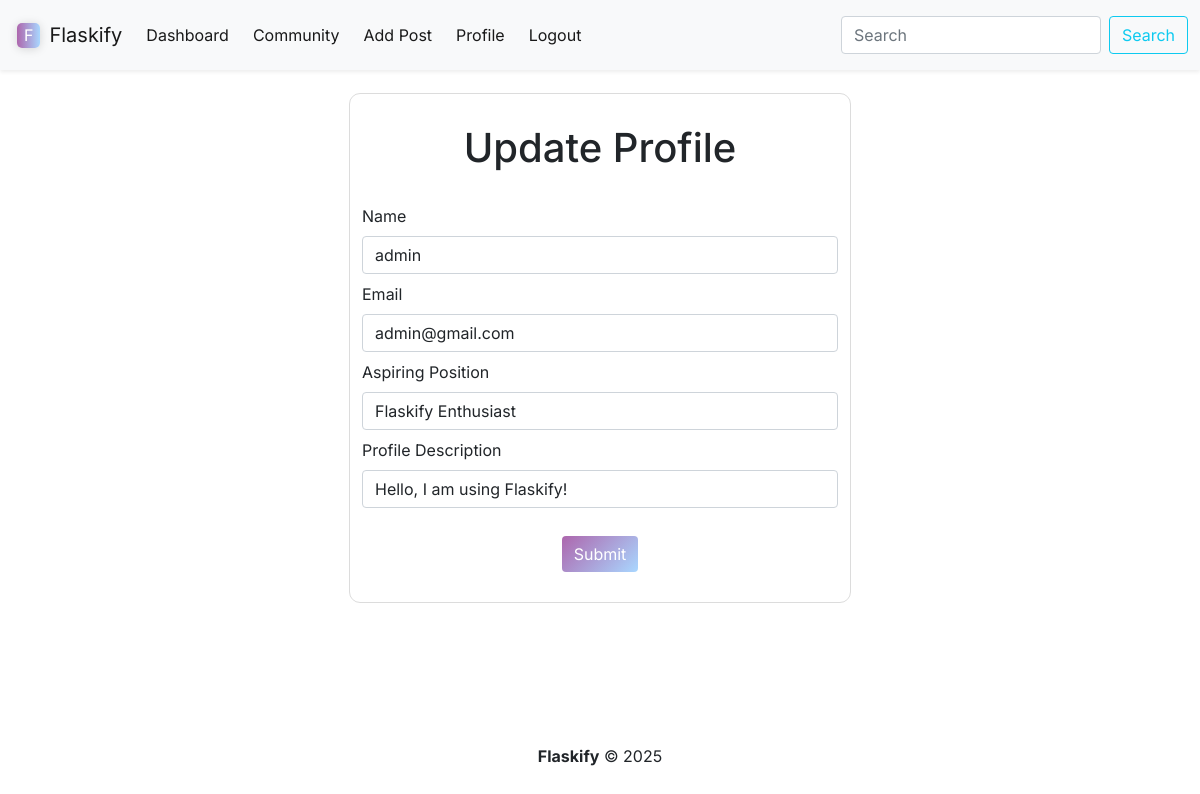
The app's page /update/1 (signed in), older data.
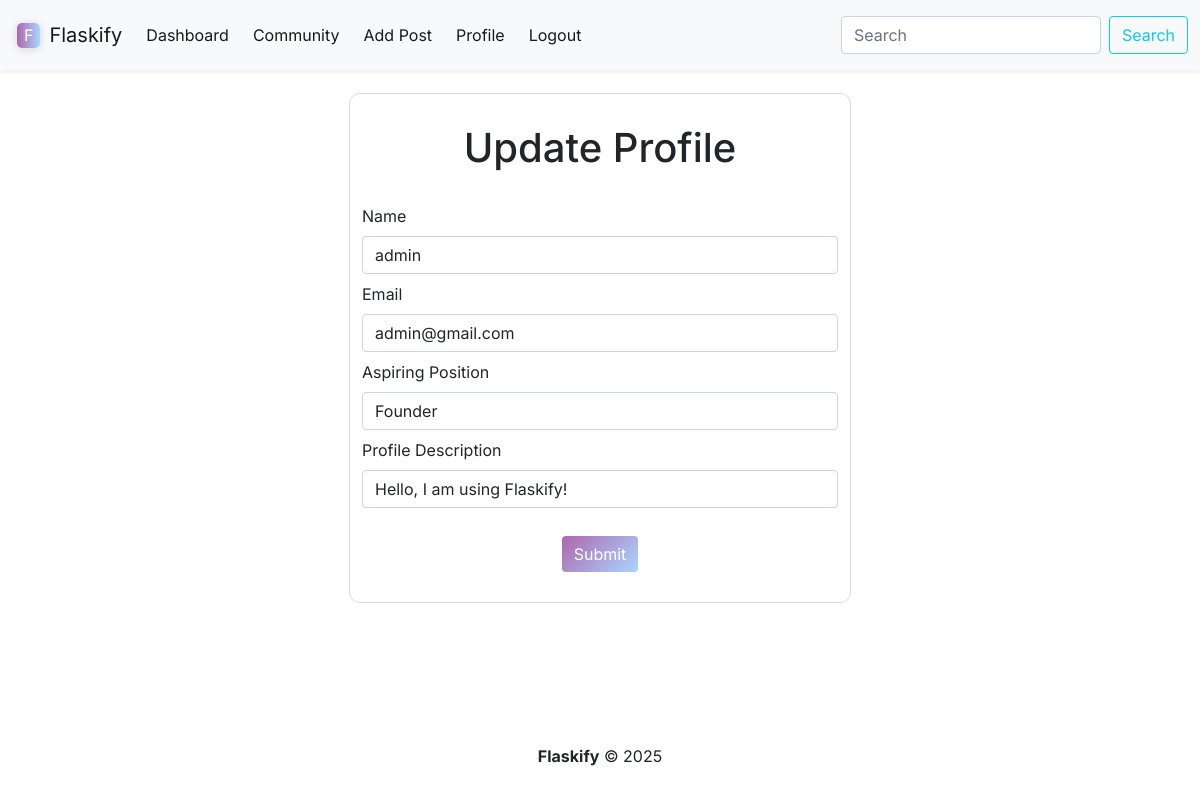
The same page, newer data.
### backup.py (models this page shows)
class Users(db.Model, UserMixin):
    id = db.Column(db.Integer, primary_key=True)
    name = db.Column(db.String(200), nullable=False)
    email = db.Column(db.String(200), nullable=False, unique=True)
    password = db.Column(db.String(200), nullable=False)
    date_added = db.Column(db.DateTime, default=datetime.now(timezone.utc))
    bio = db.Column(db.String(9999), default="Hello, I am using Flaskify!")
    profile_picture = db.Column(db.String(9999))
    aspiring_job = db.Column(db.String(9999))

### backup.py (the view)
@app.route('/update/<int:id>', methods=['GET', 'POST'])
@login_required
def update(id):
    form = UpdateForm()
    name_to_update = Users.query.get_or_404(id)
    if request.method == "POST":
        name_to_update.name = request.form['name']
        name_to_update.email = request.form['email']
        name_to_update.bio = request.form['bio']
        name_to_update.aspiring_job = request.form['aspiring_job']
        try:
            db.session.commit()
            flash("User updated successfully!", "success")
            return redirect(url_for("profile"))
        except:
            flash("Error, try again!", "danger")
            return render_template("update.html", form=form, name_to_update=name_to_update)
    else:
        return render_template("update.html", form=form, name_to_update=name_to_update)

### backup.py
class UpdateForm(FlaskForm):
    name = StringField("Name", validators=[DataRequired()])
    email = StringField("Email", validators=[DataRequired()])
    bio = StringField("Profile Description", validators=[DataRequired()])
    aspiring_job = StringField("Aspiring Position")
    submit = SubmitField("Submit")

### backup.py (called while the page is built)
@login_manager.user_loader
def load_user(user_id):
    return Users.query.get(int(user_id))

### templates/update.html (shortened to what this page needs)
{% extends 'base.html' %}
{% block navigation_items %}
    {% include 'components/nav_component.html' %}
{% endblock %}
{% block section %}
    <div class="container container-fluid font-for-text" style="outline: 1px solid gainsboro; border-radius: 10px; padding-block: 30px; width: 500px; gap: 30px;">
        <h1 class="text-center">Update Profile</h1>
        <br>
        <form action="/update/{{ name_to_update.id }}" method="POST" class="d-flex flex-column gap-2" enctype="multipart/form-data">
            {{ form.name.label(class="") }}
            {{ form.name(class="form-control", value=name_to_update.name) }}
            {{ form.email.label(class="")}}
            {{ form.email(class="form-control", value=name_to_update.email) }}
            {{ form.aspiring_job.label(class="")}}
            {{ form.aspiring_job(class="form-control", value=name_to_update.aspiring_job) }}
            {{ form.bio.label(class="")}}
            {{ form.bio(class="form-control", value=name_to_update.bio) }}
            <div class="d-flex justify-content-center">
                {{ form.submit(class="btn button-bg-style margin-top-styling") }}
            </div>
        </form>
    </div>
{% endblock %}

### templates/base.html (shortened to what this page needs)
<!DOCTYPE html>
<html lang="en">
<head>
    <link href="https://cdn.jsdelivr.net/npm/bootstrap@5.0.2/dist/css/bootstrap.min.css" rel="stylesheet">
    <link href="/static/style.css" rel="stylesheet">
</head>
<body class="d-flex flex-column min-vh-100">
    <nav class="navbar navbar-expand-lg navbar-light bg-light shadow-sm font-for-text" style="height: 70px;">
        <div class="container-fluid">
            <div class="d-flex align-items-center gap-1">
                <span class="logo-style text-white">F</span>
                <a class="navbar-brand">Flaskify</a>
            </div>
            {% block navigation_items %}
            {% endblock %}
        </div>
    </nav>
    <div class="container mt-4">
    {% block section %}
    {% endblock %}
    </div>
    <footer class="text-black mt-auto py-3" style="margin-top: 50px">
        <div class="container text-sm">
            <p class="text-center font-for-text"><strong>Flaskify</strong> &copy; {{ 2025 }}</p>
        </div>
    </footer>
</body>
</html>

### templates/components/nav_component.html (shortened to what this page needs)
<div class="collapse navbar-collapse d-flex justify-content-cente" id="navbarSupportedContent">
    <ul class="navbar-nav gap-2">
        <li class="nav-item">
            <a class="nav-link active" aria-current="page" href="{{url_for('dashboard')}}">Dashboard</a>
        </li>
        <li class="nav-item">
            <a class="nav-link active" aria-current="page" href="{{url_for('posts')}}">Community</a>
        </li>
        <li class="nav-item">
            <a class="nav-link active" aria-current="page" href="{{url_for('add_post')}}">Add Post</a>
        </li>
        <li class="nav-item">
            <a class="nav-link active" aria-current="page" href="{{url_for('profile')}}">Profile</a>
        </li>
        <li class="nav-item">
            <a class="nav-link active" aria-current="page" href="{{url_for('logout')}}">Logout</a>
        </li>
    </ul>
</div>
<form method="POST" action="{{ url_for('search') }}" class="d-flex">
    <input class="form-control me-2" type="search" placeholder="Search" aria-label="Search" name="searched">
    <button class="btn btn-outline-info" type="submit">Search</button>
</form>

### static/style.css (style rules this page uses)
.font-for-text { font-family: 'Inter'; }
.logo-style { margin-left: 5px; margin-right: 5px; padding-left: 7px; padding-right: 7px; padding-top: 0.5px; padding-bottom: 0.5px; border-radius: 5px; background: linear-gradient(90deg, rgb(173, 102, 173), rgb(169, 215, 255)); box-shadow: 0 1px 10px rgba(0, 0, 0, 0.15); }
.button-bg-style { color: white; background: linear-gradient(135deg, rgb(173, 102, 173), rgb(169, 215, 255)); border: none; transition: all 0.2s ease-in-out; }
.margin-top-styling { margin-top: 20px; }
a { text-decoration: none; color: inherit; }

Row changes from the older to the newer data that the page shows:
changed Users "admin": aspiring_job "Flaskify Enthusiast" → "Founder"
